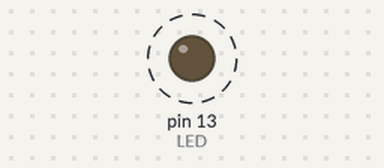
Simulated run of this sketch. Board: Arduino Uno, built with avr-gcc and run on an emulated ATmega328P. Parts: output pins drawn as LEDs (lit = HIGH). Dashed ring = blinking.

Above: at 0.5 s.
Timing chart, 0 to 4.6 s (numbered marks = the images above):
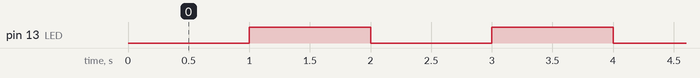

Measured:
- by itself, pin 13 (LED): alternates HIGH for 1.0 s and LOW for 1.0 s

The sketch:

blink_led_without_delay.ino
```cpp
/*
 * NOTE: millis() function returns number of milliseconds passed since the program started
 * This number will overflow (go back to zero), after approximately 50 days
 * When it comes, LED capably will take longer than 1s (interval) to change its state, due to arithmetic limit
*/

#define LED 13

bool LEDstate = LOW;
const unsigned long interval = 1000;  // [ms]
unsigned long currentTime = 0;
unsigned long previousTime = currentTime;

void setup() {
  pinMode(LED, OUTPUT);  // Led is built-in onboard

}

void loop() {
  currentTime = millis();
  if((currentTime - previousTime) >= interval)
  {
    previousTime = currentTime;
    if(LEDstate == LOW)
    {
      LEDstate = HIGH;
    }
    else
    {
      LEDstate = LOW;
    }
    digitalWrite(LED, LEDstate);
  }

}
```
